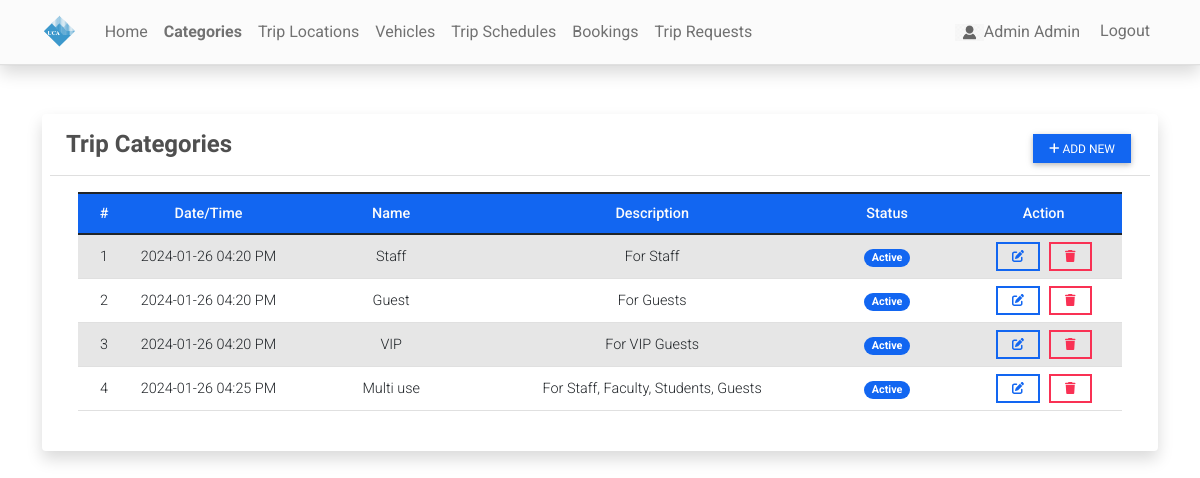
Page /category (signed in) on the committed database.
### reservationApp/models.py (models this page shows, shortened)
class Category(models.Model):
    name = models.CharField(max_length=250)
    description = models.TextField()
    status = models.CharField(max_length=2, choices=(('1','Active'),('2','Inactive')), default=1)
    date_created = models.DateTimeField(default=timezone.now)
    date_updated = models.DateTimeField(auto_now=True)

### reservationApp/views.py (the view)
# urls.py: path('category',views.category_mgt,name='category-page'),
@user_passes_test(admin_check)
def category_mgt(request):
    context['page_title'] = "Bus Categories"
    categories = Category.objects.all()
    context['categories'] = categories
    return render(request, 'category_mgt.html', context)

### reservationApp/views.py (called while the page is built)
def admin_check(user):
    return user.is_staff

### reservationApp/templates/category_mgt.html (shortened to what this page needs)
{% extends 'base.html' %} {% block pageContent %}
<div class="col-lg-12 col-md-12 col-sm-12 col-xs-12">
    <div class="card card-default p-2 shadow ">
        <div class="card-header">
            <div class="d-flex w-100 align-items-center justify-content-between">
                <h4 class="card-title fw-bold">Trip Categories</h4>
                <div class="tools">
                    <button type="button" class="btn btn-primary btn-sm" id='add_new'><i class="fa fa-plus"></i> Add New</button>
                </div>
            </div>
        </div>
        <div class="card-body">
            <div class="container-fluid">
                <table class="table table-striped" id="category-list">
                    <colgroup>
                        <col width="5%">
                        <col width="15%">
                        <col width="20%">
                        <col width="30%">
                        <col width="15%">
                        <col width="15%">
                    </colgroup>
                    <thead>
                        <tr class="bg-primary bg-opacity-50 text-light">
                            <th class="px-2 py-2 text-center">#</th>
                            <th class="px-2 py-2 text-center">Date/Time</th>
                            <th class="px-2 py-2 text-center">Name</th>
                            <th class="px-2 py-2 text-center">Description</th>
                            <th class="px-2 py-2 text-center">Status</th>
                            <th class="px-2 py-2 text-center">Action</th>
                        </tr>
                    </thead>
                    <tbody class="text-center">
                        {% for category in categories %}
                        <tr>
                            <td class="px-2 py-1 align-middle">{{ forloop.counter }}</td>
                            <td class="px-2 py-1 align-middle">{{ category.date_created|date:"Y-m-d h:i A" }}</td>
                            <td class="px-2 py-1 align-middle">{{ category.name }}</td>
                            <td class="px-2 py-1 align-middle">
                                <p class="m-0 text-truncate">{{ category.description }}</p>
                            </td>
                            <td class="px-1 py-1 align-middle text-center">
                                {% if category.status == '1' %}
                                <span class="badge bg-primary rounded-pill px-2">Active</span> {% else %}
                                <span class="badge bg-secondary rounded-pill px-2">Inactive</span> {% endif %}
                            </td>
                            <td class="px-2 py-1 align-middle text-center">
                                <a class="btn btn-outline-primary btn-sm edit-data" href="javascript:void(0)" data-id="{{ category.pk }}" title="Edit">
                                    <i class="fa fa-edit"></i>
                                </a>
                                <button class="btn btn-outline-danger btn-sm delete-data" type="button" data-id="{{ category.pk }}" title="Delete">
                                    <i class="fa fa-trash"></i>
                                </button>
                            </td>
                        </tr>
                        {% endfor %}
                    </tbody>
                </table>
            </div>
        </div>
    </div>
</div>
{% endblock pageContent %}

### reservationApp/templates/topNavigation.html (shortened to what this page needs)
{% load static %}
<header>
    <nav class="navbar navbar-expand-lg navbar-light bg-light fixed-top shadow border-bottom">
        <div class="container">
            <a class="navbar-brand" href="{% url 'home-page' %}">
                <img src="{{ MEDIA_URL }}/uploads/logo.png" height="16" alt="{{ MEDIA_URL }}" loading="lazy" style="margin-top: -3px;" />
            </a>
            <div class="collapse navbar-collapse" id="navbarExample01">
                <ul class="navbar-nav me-auto mb-2 mb-lg-0" id="topNav">
                    <li class="nav-item">
                        <a class="nav-link" aria-current="page" href="{% url 'home-page' %}">Home</a>
                    </li>
                    {% if user.is_staff %}
                    <li class="nav-item">
                        <a class="nav-link" aria-current="page" href="{% url 'category-page' %}">Categories</a>
                    </li>
                    <li class="nav-item">
                        <a class="nav-link" aria-current="page" href="{% url 'location-page' %}">Trip Locations</a>
                    </li>
                    <li class="nav-item">
                        <a class="nav-link" aria-current="page" href="{% url 'bus-page' %}">Vehicles</a>
                    </li>
                    <li class="nav-item">
                        <a class="nav-link" aria-current="page" href="{% url 'schedule-page' %}">Trip Schedules</a>
                    </li>
                     <li class="nav-item">
                        <a class="nav-link" aria-current="page" href="{% url 'booking-page' %}">Bookings</a>
                    </li>
                    <li class="nav-item">
                        <a class="nav-link" href="{% url 'trip_request_list' %}">Trip Requests</a>
                      </li>
                    {% endif %}
                </ul>
                <ul class="navbar-nav d-flex flex-row">
                    {% if user.id %} {% if user.profile.user_type == 1 %} {% endif %}
                    <li class="nav-item me-3 me-lg-0">
                        <a class="nav-link" href="{% url 'profile' %}">
                            <span class="me-1"><img src="{{ MEDIA_URL }}/default/images.png" alt="User Avatar" id="user-avatar">{{ user.first_name }} {{user.last_name}}</span>
                        </a>
                    </li>
                    <li class="nav-item me-3 me-lg-0">
                        <a class="nav-link" href="{% url 'logout' %}">Logout</a>
                    </li>
                    {% endif %}
                </ul>
            </div>
        </div>
    </nav>
</header>

### static/assets/default/css/style.css (style rules this page uses)
html, body { height: 100%; width: 100%; max-height: 100%; overflow: auto; display: flex; flex-direction: column; }
body>header { flex-shrink: auto; }
#user-avatar { width: 1.8rem; height: 1.8rem; object-fit: scale-down; object-position: center center; }
.navbar-brand>img { height: 2em; }
.nav-item.active a.nav-link { font-weight: bolder !important; }

### reservationApp/templates/base.html (style rules this page uses)
h4.card-title { display: inline-block; font-family: 'Oswald', sans-serif; text-shadow: none; }
.btn { border-radius: 0; margin: 3px; text-transform: uppercase; font-family: 'Oswald', sans-serif; }

### rows in the picture
Category: date_created "2024-01-26 04:20 PM", name "Staff", description "For Staff", status "Active"
Category: date_created "2024-01-26 04:20 PM", name "Guest", description "For Guests", status "Active"
Category: date_created "2024-01-26 04:20 PM", name "VIP", description "For VIP Guests", status "Active"
Category: date_created "2024-01-26 04:25 PM", name "Multi use", description "For Staff, Faculty, Students, Guests", status "Active"

### other values in the picture
{{ user.first_name }} "Admin"
{{ user.last_name }} "Admin"
